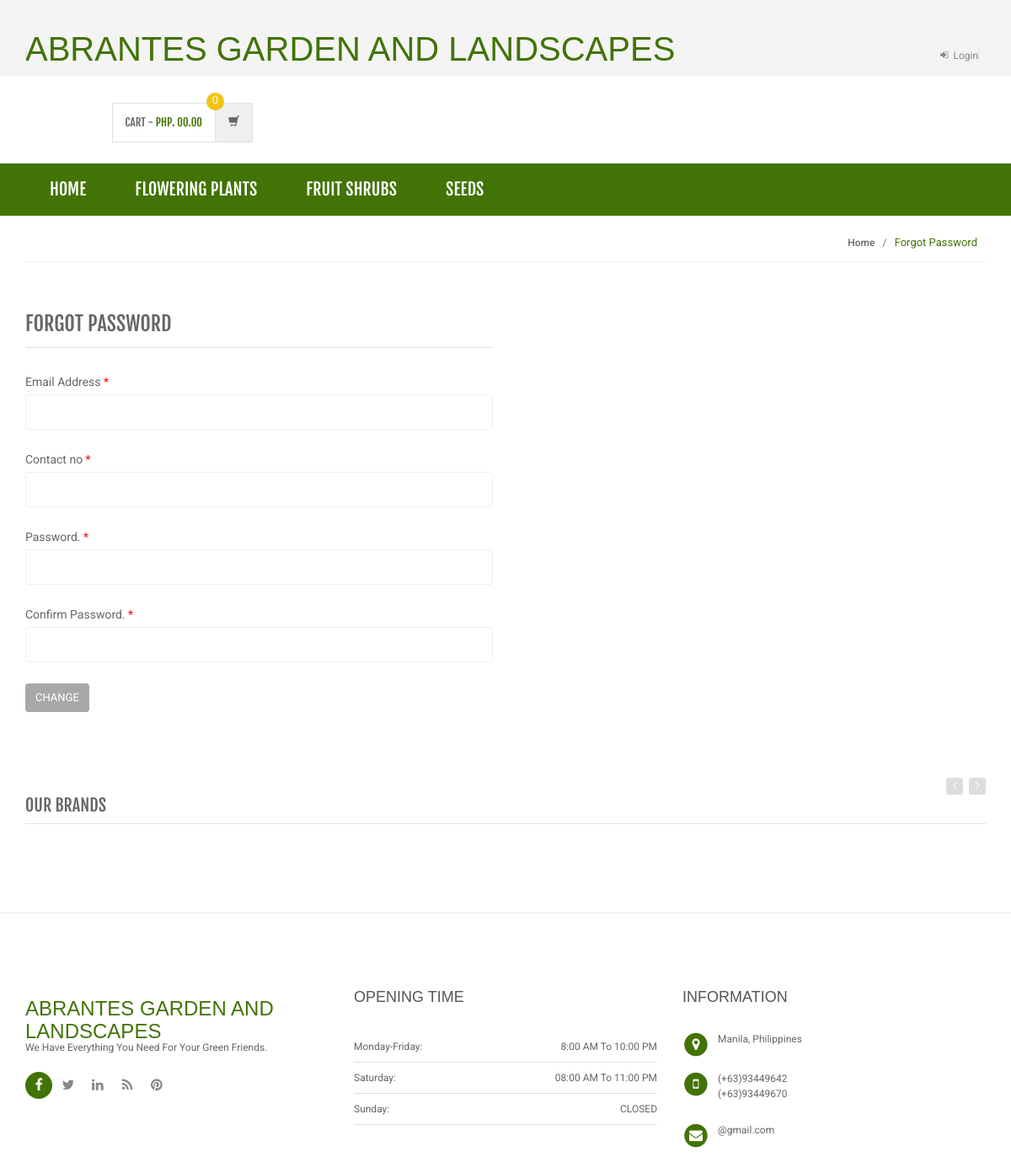
/forgot-password.php, run on the app's committed database.
### tables this page shows
CREATE TABLE `category` (
  `id` int(11) NOT NULL,
  `categoryName` varchar(255) DEFAULT NULL,
  `categoryDescription` longtext DEFAULT NULL,
  `creationDate` timestamp NOT NULL DEFAULT current_timestamp(),
  `updationDate` varchar(255) DEFAULT NULL
);

### includes/menu-bar.php (the view, shortened to what this page needs)
<div class="header-nav animate-dropdown">
    <div class="container">
        <div class="yamm navbar navbar-default" role="navigation">
            <div class="nav-bg-class">
                <div class="navbar-collapse collapse" id="mc-horizontal-menu-collapse">
	                <div class="nav-outer">
		                <ul class="nav navbar-nav">
			                <li class="active dropdown yamm-fw">
				                <a href="index.php" data-hover="dropdown" class="dropdown-toggle">Home</a>
			                </li>
                                <?php $sql=mysqli_query($con,"select id,categoryName  from category limit 6");
                                while($row=mysqli_fetch_array($sql)) {
                                ?>
			                <li class="dropdown yamm">
				                <a href="category.php?cid=<?php echo $row['id'];?>"> <?php echo $row['categoryName'];?></a>
			                </li>
			                    <?php } ?>
		                </ul>
		            <div class="clearfix"></div>
	                </div>
                </div>
            </div>
        </div>
    </div>
</div>

### assets/css/green.css (style rules this page uses)
a { color: #427306; }
.header-style-1 .header-nav { background: #427306; }
.cnt-home .header-style-1 .header-nav .navbar .navbar-nav > li.active { background: #427306; }

### assets/css/lightbox.css (style rules this page uses)
body:after { content: url(../images/close.png) url(../images/loading.gif) url(../images/prev.png) url(../images/next.png); display: none; }

### assets/css/blue.css (style rules this page uses)
a { color: #3498db; }
.header-style-1 .header-nav { background: #3498db; }
.cnt-home .header-style-1 .header-nav .navbar .navbar-nav > li.active { background: #1d6ca1; }

### assets/css/red.css (style rules this page uses)
a { color: #ff6c6c; }
.header-style-1 .header-nav { background: #ff6c6c; }
.cnt-home .header-style-1 .header-nav .navbar .navbar-nav > li.active { background: #ff1a1a; }

### assets/css/orange.css (style rules this page uses)
a { color: #f39c12; }
.header-style-1 .header-nav { background: #f39c12; }
.cnt-home .header-style-1 .header-nav .navbar .navbar-nav > li.active { background: #ab6c09; }

### assets/css/dark-green.css (style rules this page uses)
a { color: #12cca7; }
.header-style-1 .header-nav { background: #12cca7; }
.cnt-home .header-style-1 .header-nav .navbar .navbar-nav > li.active { background: #0b816a; }

### data on the page
category: categoryName "FLOWERING PLANTS"
category: categoryName "FRUIT SHRUBS"
category: categoryName "SEEDS"
